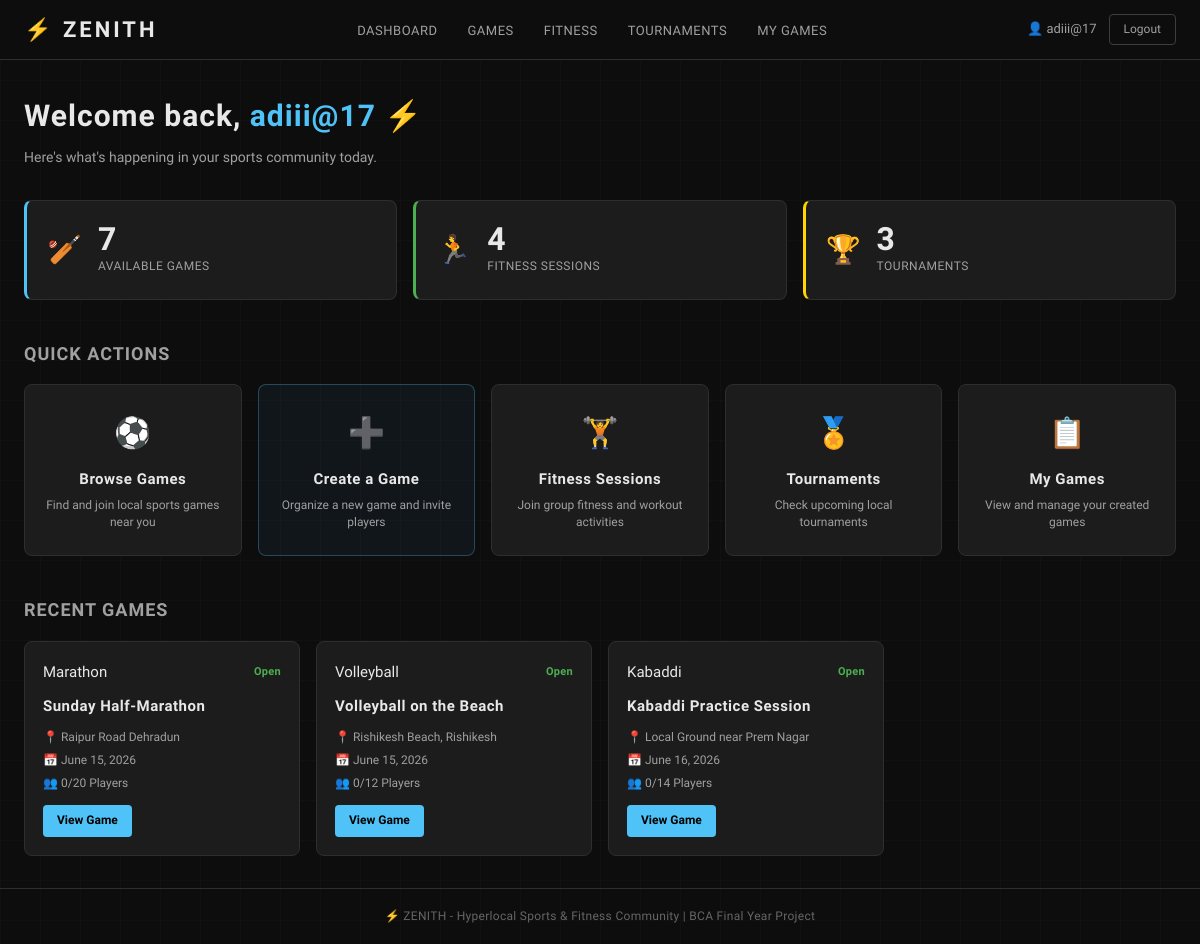
The page /dashboard/ (signed in) on the database its author committed.
### zenith/models.py (models this page shows, shortened)
class Game(models.Model):
    SPORT_CHOICES = [
        ('cricket', 'Cricket'),
        ('football', 'Football'),
        ('volleyball', 'Volleyball'),
        ('badminton', 'Badminton'),
        ('kabaddi', 'Kabaddi'),
        ('kho_kho', 'Kho-Kho'),
        ('marathon', 'Marathon'),
        ('basketball', 'Basketball'),
    ]
    title = models.CharField(max_length=200)         # Short game title, e.g. "Sunday Cricket Match"
    sport = models.CharField(max_length=50, choices=SPORT_CHOICES)  # Restricted to SPORT_CHOICES
    location = models.CharField(max_length=300)       # Where the game will be held
    date = models.DateField()                         # Date of the game
    time = models.TimeField()                         # Start time of the game
    players_needed = models.IntegerField()            # How many players are required
    description = models.TextField(blank=True)        # Optional extra details about the game
    host = models.ForeignKey(User, on_delete=models.CASCADE, related_name='hosted_games')
    players = models.ManyToManyField(User, related_name='joined_games', blank=True)
    created_at = models.DateTimeField(auto_now_add=True)
    def players_count(self):
        return self.players.count()
    def is_full(self):
        return self.players.count() >= self.players_needed
    class Meta:
        ordering = ['date', 'time']  # Games sorted by date, then time

### zenith/views.py (the view)
# urls.py: path('dashboard/', views.dashboard, name='dashboard'),
@login_required  # User must be logged in to see the dashboard
def dashboard(request):
    total_games = Game.objects.count()
    total_fitness = FitnessSession.objects.count()
    total_tournaments = Tournament.objects.count()
    recent_games = Game.objects.all()[:3]
    context = {
        'total_games': total_games,
        'total_fitness': total_fitness,
        'total_tournaments': total_tournaments,
        'recent_games': recent_games,
        'user': request.user,
    }
    return render(request, 'zenith/dashboard.html', context)

### zenith/templates/zenith/dashboard.html (shortened to what this page needs)
{% extends 'zenith/base.html' %}
{% block content %}
<div class="dashboard-page">
    <div class="page-header">
        <h1 class="page-title">Welcome back, <span class="highlight">{{ user.username }}</span> ⚡</h1>
        <p class="page-subtitle">Here's what's happening in your sports community today.</p>
    </div>
    <div class="stats-grid">
        <div class="stat-card stat-games">
            <div class="stat-icon">🏏</div>
            <div class="stat-info">
                <span class="stat-number">{{ total_games }}</span>
                <span class="stat-label">Available Games</span>
            </div>
        </div>
        <div class="stat-card stat-fitness">
            <div class="stat-icon">🏃</div>
            <div class="stat-info">
                <span class="stat-number">{{ total_fitness }}</span>
                <span class="stat-label">Fitness Sessions</span>
            </div>
        </div>
        <div class="stat-card stat-tournaments">
            <div class="stat-icon">🏆</div>
            <div class="stat-info">
                <span class="stat-number">{{ total_tournaments }}</span>
                <span class="stat-label">Tournaments</span>
            </div>
        </div>
    </div>
    <h2 class="section-heading">Quick Actions</h2>
    <div class="action-grid">
        <a href="{% url 'games_list' %}" class="action-card">
            <div class="action-icon">⚽</div>
            <h3>Browse Games</h3>
            <p>Find and join local sports games near you</p>
        </a>
        <a href="{% url 'create_game' %}" class="action-card action-card-accent">
            <div class="action-icon">➕</div>
            <h3>Create a Game</h3>
            <p>Organize a new game and invite players</p>
        </a>
        <a href="{% url 'fitness_list' %}" class="action-card">
            <div class="action-icon">🏋️</div>
            <h3>Fitness Sessions</h3>
            <p>Join group fitness and workout activities</p>
        </a>
        <a href="{% url 'tournament_list' %}" class="action-card">
            <div class="action-icon">🏅</div>
            <h3>Tournaments</h3>
            <p>Check upcoming local tournaments</p>
        </a>
        <a href="{% url 'my_games' %}" class="action-card">
            <div class="action-icon">📋</div>
            <h3>My Games</h3>
            <p>View and manage your created games</p>
        </a>
    </div>
    {% if recent_games %}
    <h2 class="section-heading">Recent Games</h2>
    <div class="recent-games-grid">
        {% for game in recent_games %}
        <div class="game-card-small">
            <div class="game-card-header">
                <span class="sport-badge-small">{{ game.get_sport_display }}</span>
                {% if game.is_full %}
                    <span class="status-badge status-full">Full</span>
                {% else %}
                    <span class="status-badge status-open">Open</span>
                {% endif %}
            </div>
            <h4 class="game-card-title">{{ game.title }}</h4>
            <div class="game-card-details">
                <span>📍 {{ game.location }}</span>
                <span>📅 {{ game.date }}</span>
                <span>👥 {{ game.players_count }}/{{ game.players_needed }} Players</span>
            </div>
            <a href="{% url 'game_detail' game.id %}" class="btn-sm-primary">View Game</a>
        </div>
        {% endfor %}
    </div>
    {% else %}
    <div class="empty-state">
        <p>No games available yet. <a href="{% url 'create_game' %}">Be the first to create one!</a></p>
    </div>
    {% endif %}
</div>
{% endblock %}

### zenith/templates/zenith/base.html (shortened to what this page needs)
<!DOCTYPE html>
<html lang="en">
<head>
    {% load static %}
    <link rel="stylesheet" href="{% static 'zenith/css/style.css' %}">
</head>
<body>
    {% if user.is_authenticated %}
    <nav class="navbar">
        <div class="nav-container">
            <a href="{% url 'dashboard' %}" class="nav-brand">
                <span class="brand-icon">⚡</span> ZENITH
            </a>
            <ul class="nav-links" id="navLinks">
                <li><a href="{% url 'dashboard' %}" class="nav-link">Dashboard</a></li>
                <li><a href="{% url 'games_list' %}" class="nav-link">Games</a></li>
                <li><a href="{% url 'fitness_list' %}" class="nav-link">Fitness</a></li>
                <li><a href="{% url 'tournament_list' %}" class="nav-link">Tournaments</a></li>
                <li><a href="{% url 'my_games' %}" class="nav-link">My Games</a></li>
            </ul>
            <div class="nav-user">
                <span class="nav-username">👤 {{ user.username }}</span>
                <a href="{% url 'logout' %}" class="btn-logout">Logout</a>
            </div>
        </div>
    </nav>
    {% endif %}
    <main class="main-content">
        {% block content %}
        {% endblock %}
    </main>
    <footer class="footer">
        <p>⚡ ZENITH - Hyperlocal Sports & Fitness Community | BCA Final Year Project</p>
    </footer>
</body>
</html>

### rows shown on the page
Game: sport "Marathon", shows "Open", title "Sunday Half-Marathon", location "Raipur Road Dehradun", date "June 15, 2026", players_count "0", players_needed "20"
Game: sport "Volleyball", shows "Open", title "Volleyball on the Beach", location "Rishikesh Beach, Rishikesh", date "June 15, 2026", players_count "0", players_needed "12"
Game: sport "Kabaddi", shows "Open", title "Kabaddi Practice Session", location "Local Ground near Prem Nagar", date "June 16, 2026", players_count "0", players_needed "14"

### other values the page prints
{{ user.username }} "adiii@17"
{{ total_games }} "7"
{{ total_fitness }} "4"
{{ total_tournaments }} "3"
